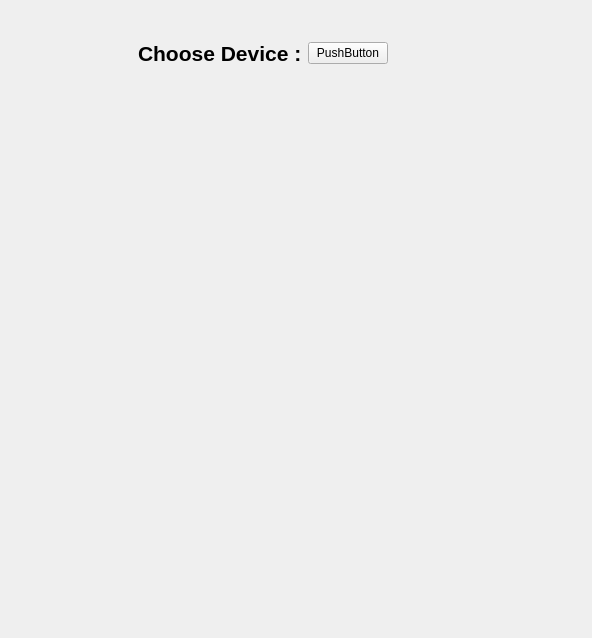
<?xml version="1.0" encoding="UTF-8"?>
<ui version="4.0">
 <class>Form</class>
 <widget class="QWidget" name="Form">
  <property name="geometry">
   <rect>
    <x>0</x>
    <y>0</y>
    <width>592</width>
    <height>638</height>
   </rect>
  </property>
  <property name="windowTitle">
   <string>Form</string>
  </property>
  <widget class="QWidget" name="">
   <property name="geometry">
    <rect>
     <x>0</x>
     <y>40</y>
     <width>576</width>
     <height>27</height>
    </rect>
   </property>
   <layout class="QHBoxLayout" name="horizontalLayout">
    <item>
     <spacer name="horizontalSpacer">
      <property name="orientation">
       <enum>Qt::Horizontal</enum>
      </property>
      <property name="sizeHint" stdset="0">
       <size>
        <width>128</width>
        <height>20</height>
       </size>
      </property>
     </spacer>
    </item>
    <item>
     <widget class="QLabel" name="Label_ChooseDevice">
      <property name="font">
       <font>
        <pointsize>16</pointsize>
        <weight>75</weight>
        <bold>true</bold>
       </font>
      </property>
      <property name="text">
       <string>Choose Device :</string>
      </property>
     </widget>
    </item>
    <item>
     <widget class="QPushButton" name="pushButton">
      <property name="sizePolicy">
       <sizepolicy hsizetype="Preferred" vsizetype="Fixed">
        <horstretch>0</horstretch>
        <verstretch>39</verstretch>
       </sizepolicy>
      </property>
      <property name="text">
       <string>PushButton</string>
      </property>
     </widget>
    </item>
    <item>
     <spacer name="horizontalSpacer_2">
      <property name="orientation">
       <enum>Qt::Horizontal</enum>
      </property>
      <property name="sizeHint" stdset="0">
       <size>
        <width>188</width>
        <height>20</height>
       </size>
      </property>
     </spacer>
    </item>
   </layout>
  </widget>
 </widget>
 <resources/>
 <connections/>
</ui>
